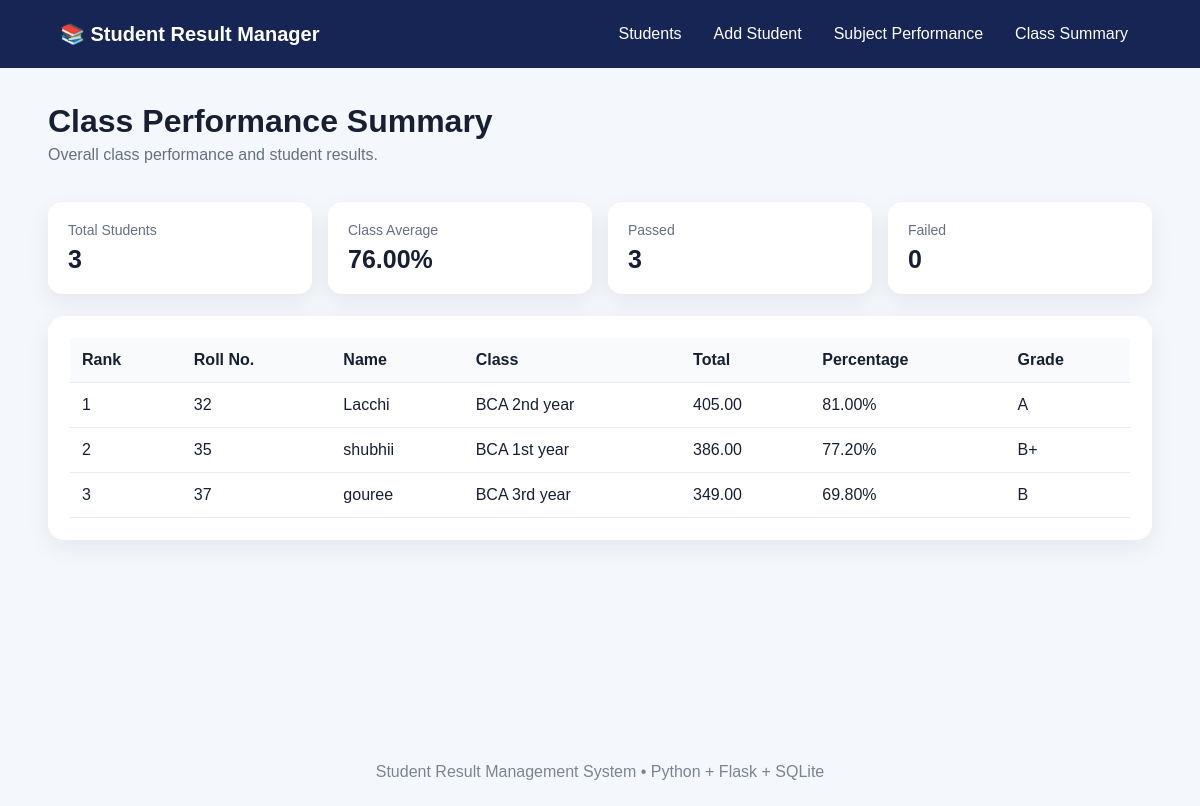
Page /summary on the committed database.
### tables this page shows
CREATE TABLE students (
            id INTEGER PRIMARY KEY AUTOINCREMENT,
            roll_no TEXT NOT NULL UNIQUE,
            name TEXT NOT NULL,
            class_name TEXT NOT NULL,
            created_at TIMESTAMP DEFAULT CURRENT_TIMESTAMP
        );

### app.py (the view)
@app.route("/summary")
def summary():
    conn = get_db()
    students = conn.execute("""
        SELECT s.id, s.name, s.roll_no, s.class_name,
               COUNT(m.id) AS subject_count,
               COALESCE(SUM(m.marks), 0) AS total_marks
        FROM students s
        LEFT JOIN marks m ON s.id = m.student_id
        GROUP BY s.id
        ORDER BY total_marks DESC, s.name
    """).fetchall()
    student_rows = []
    for s in students:
        count = s["subject_count"]
        total = s["total_marks"]
        percentage = total / count if count else 0
        student_rows.append({
            **dict(s),
            "percentage": percentage,
            "grade": calculate_result(
                [{"marks": 0}] * 0
            )[2] if count == 0 else (
                "A+" if percentage >= 90 else
                "A" if percentage >= 80 else
                "B+" if percentage >= 70 else
                "B" if percentage >= 60 else
                "C" if percentage >= 50 else
                "D" if percentage >= 40 else "F"
            )
        })
    class_average = (
        sum(row["percentage"] for row in student_rows) / len(student_rows)
        if student_rows else 0
    )
    pass_count = sum(1 for row in student_rows if row["percentage"] >= 40)
    fail_count = len(student_rows) - pass_count
    conn.close()
    return render_template(
        "summary.html",
        students=student_rows,
        class_average=class_average,
        pass_count=pass_count,
        fail_count=fail_count,
        total_students=len(student_rows)
    )

### app.py (called while the page is built)
def get_db():
    conn = sqlite3.connect(DB_PATH)
    conn.row_factory = sqlite3.Row
    conn.execute("PRAGMA foreign_keys = ON")
    return conn

@app.context_processor
def inject_year():
    from datetime import datetime
    return {"current_year": datetime.now().year}

### templates/summary.html (shortened to what this page needs)
{% extends "base.html" %}
{% block content %}
<div class="page-head">
    <div>
        <h1>Class Performance Summary</h1>
        <p>Overall class performance and student results.</p>
    </div>
</div>
<div class="stats">
    <div class="stat"><span>Total Students</span><strong>{{ total_students }}</strong></div>
    <div class="stat"><span>Class Average</span><strong>{{ "%.2f"|format(class_average) }}%</strong></div>
    <div class="stat"><span>Passed</span><strong>{{ pass_count }}</strong></div>
    <div class="stat"><span>Failed</span><strong>{{ fail_count }}</strong></div>
</div>
<div class="card table-wrap">
<table>
    <thead>
        <tr><th>Rank</th><th>Roll No.</th><th>Name</th><th>Class</th><th>Total</th><th>Percentage</th><th>Grade</th></tr>
    </thead>
    <tbody>
    {% for s in students %}
        <tr>
            <td>{{ loop.index }}</td>
            <td>{{ s.roll_no }}</td>
            <td>{{ s.name }}</td>
            <td>{{ s.class_name }}</td>
            <td>{{ "%.2f"|format(s.total_marks) }}</td>
            <td>{{ "%.2f"|format(s.percentage) }}%</td>
            <td>{{ s.grade }}</td>
        </tr>
    {% else %}
        <tr><td colspan="7" class="empty">No students available.</td></tr>
    {% endfor %}
    </tbody>
</table>
</div>
{% endblock %}

### static/style.css (style rules this page uses)
* { box-sizing: border-box; }
body { margin: 0; font-family: Arial, Helvetica, sans-serif; background: #f4f7fb; color: #172033; }
.page-head { display:flex; justify-content:space-between; align-items:center; gap:20px; margin-bottom:22px; }
h1 { margin:0 0 6px; }
p { color:#657084; margin-top:0; }
.card, .form-card { background:white; border-radius:16px; padding:22px; box-shadow:0 8px 25px rgba(23,37,84,.07); }
.table-wrap { overflow-x:auto; }
table { width:100%; border-collapse:collapse; min-width:720px; }
th, td { padding:13px 12px; border-bottom:1px solid #e7ebf2; text-align:left; }
th { background:#f8fafc; }
.stats { display:grid; grid-template-columns:repeat(4, 1fr); gap:16px; margin-bottom:22px; }
.stat { background:white; border-radius:14px; padding:20px; box-shadow:0 8px 25px rgba(23,37,84,.07); }
.stat span { display:block; color:#657084; font-size:14px; }
.stat strong { display:block; font-size:25px; margin-top:7px; }

### rows in the picture
students: roll_no "32", name "Lacchi", class_name "BCA 2nd year", total_marks "405.00", percentage "81.00", grade "A"
students: roll_no "35", name "shubhii", class_name "BCA 1st year", total_marks "386.00", percentage "77.20", grade "B+"
students: roll_no "37", name "gouree", class_name "BCA 3rd year", total_marks "349.00", percentage "69.80", grade "B"

### other values in the picture
{{ total_students }} "3"
{{ "%.2f"|format(class_average) }} "76.00"
{{ pass_count }} "3"
{{ fail_count }} "0"
